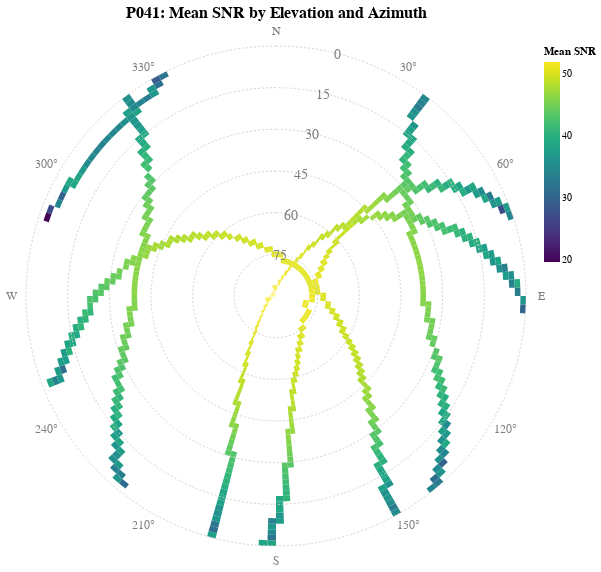

Notebook cell for this chart:
### Markdown cell above
### Polar Heatmap

### Code cell
# The main heatmap of SNR by elevation and azimuth
heatmap = (
    alt.Chart(join_df)
    .mark_arc(tooltip=True)
    .encode(
        alt.Theta(
            "azimuth:Q",
            bin=alt.Bin(maxbins=180),
            scale=alt.Scale(domain=[0, 360]),
        ),
        alt.Radius(
            "elevation:Q",
            bin=alt.Bin(step=2),
            scale=alt.Scale(domain=[90, 0]),  # Zenith at center
        ),
        alt.Color("mean(snr):Q", title="Mean SNR", scale=alt.Scale(scheme="viridis")),
    )
)

# --- Axis Layers ---

# Radial axis (for elevation)
elevation_rings_df = pl.DataFrame({"elevation": [75, 60, 45, 30, 15, 0]})
radius_scale = alt.Scale(domain=[90, 0])

# Concentric circles as gridlines
elevation_rings = (
    alt.Chart(elevation_rings_df)
    .mark_arc(fill=None, stroke="lightgrey", strokeDash=[2, 2])
    .encode(
        theta=alt.value(2 * math.pi),
        radius=alt.Radius("elevation:Q", scale=radius_scale).stack(False),
        detail="elevation:Q",  # Draw a separate arc for each elevation value
    )
)

# Text labels for elevation
elevation_labels = (
    alt.Chart(elevation_rings_df)
    .mark_text(color="grey", align="right", size=14)
    .encode(
        text=alt.Text("elevation:Q", format=".0f"),
        theta=alt.value(math.pi / 12),  # Place labels at 15 degrees
        radius=alt.Radius("elevation:Q", scale=radius_scale),
        detail="elevation:Q",  # Ensure a label for each elevation value
    )
)

# Azimuth axis labels
azimuth_labels_df = pl.DataFrame(
    {
        "azimuth": [0, 30, 60, 90, 120, 150, 180, 210, 240, 270, 300, 330],
        "label": [
            "N",
            "30°",
            "60°",
            "E",
            "120°",
            "150°",
            "S",
            "210°",
            "240°",
            "W",
            "300°",
            "330°",
        ],
    }
)

azimuth_labels = (
    alt.Chart(azimuth_labels_df)
    .mark_text(
        radius=265,  # Place labels just outside the plot
        color="grey",
        size=12,
    )
    .encode(text="label:N", theta=alt.Theta("azimuth:Q"))
)

# Layer all the charts
chart = (
    alt.layer(heatmap, elevation_rings, elevation_labels, azimuth_labels)
    .properties(
        title=f"{station_name}: Mean SNR by Elevation and Azimuth",
        width=500,
        height=500,
    )
    .configure_title(fontSize=16)
)

chart

### Figure 1 — Vega specification as saved in the notebook (floating-point values rounded to 4 significant figures; data arrays with more than 128 entries replaced by an {"elided": "..."} marker saying what was removed)
{"$schema": "https://vega.github.io/schema/vega/v5.json", "data": [{"name": "source_0", "values": {"elided": "743 records"}}, {"name": "source_1", "values": [{"elevation": 75}, {"elevation": 60}, {"elevation": 45}, {"elevation": 30}, {"elevation": 15}, {"elevation": 0}]}, {"name": "source_2", "values": [{"elevation": 75}, {"elevation": 60}, {"elevation": 45}, {"elevation": 30}, {"elevation": 15}, {"elevation": 0}]}, {"name": "source_3", "values": [{"azimuth": 0, "label": "N"}, {"azimuth": 30, "label": "30°"}, {"azimuth": 60, "label": "60°"}, {"azimuth": 90, "label": "E"}, {"azimuth": 120, "label": "120°"}, {"azimuth": 150, "label": "150°"}, {"azimuth": 180, "label": "S"}, {"azimuth": 210, "label": "210°"}, {"azimuth": 240, "label": "240°"}, {"azimuth": 270, "label": "W"}, {"azimuth": 300, "label": "300°"}, {"azimuth": 330, "label": "330°"}]}, {"name": "source_0_color_domain_mean_snr", "values": [{"min": 19.75, "max": 52.0}]}], "signals": [{"name": "layer_0_bin_maxbins_180_azimuth_bins", "value": {"fields": ["azimuth"], "fname": "bin_azimuth", "start": 0.0, "step": 2.0, "stop": 360.0}}, {"name": "layer_0_bin_step_2_elevation_bins", "value": {"fields": ["elevation"], "fname": "bin_elevation", "start": 0.0, "step": 2.0, "stop": 90.0}}], "marks": [{"type": "arc", "name": "layer_0_marks", "from": {"data": "source_0"}, "encode": {"update": {"fill": {"field": "mean_snr", "scale": "color"}, "y": {"signal": "height", "mult": 0.5}, "endAngle": {"field": "bin_maxbins_180_azimuth", "scale": "theta"}, "tooltip": {"signal": "{\"azimuth (binned)\": !isValid(datum[\"bin_maxbins_180_azimuth\"]) || !isFinite(+datum[\"bin_maxbins_180_azimuth\"]) ? \"null\" : format(datum[\"bin_maxbins_180_azimuth\"], \"\") + \" – \" + format(datum[\"bin_maxbins_180_azimuth_end\"], \"\"), \"elevation (binned)\": !isValid(datum[\"bin_step_2_elevation\"]) || !isFinite(+datum[\"bin_step_2_elevation\"]) ? \"null\" : format(datum[\"bin_step_2_elevation\"], \"\") + \" – \" + format(datum[\"bin_step_2_elevation_end\"], \"\"), \"Mean SNR\": format(datum[\"mean_snr\"], \"\")}"}, "startAngle": {"field": "bin_maxbins_180_azimuth_end", "scale": "theta"}, "outerRadius": {"field": "bin_step_2_elevation_end", "scale": "radius"}, "x": {"signal": "width", "mult": 0.5}, "innerRadius": {"field": "bin_step_2_elevation", "scale": "radius"}}}, "style": ["arc"]}, {"type": "arc", "name": "layer_1_marks", "from": {"data": "source_1"}, "encode": {"update": {"strokeDash": {"value": [2, 2]}, "x": {"signal": "width", "mult": 0.5}, "stroke": {"value": "lightgrey"}, "outerRadius": {"field": "elevation", "scale": "radius"}, "innerRadius": {"signal": "scale('radius', domain('radius')[0])"}, "y": {"signal": "height", "mult": 0.5}, "startAngle": {"value": 6.283}, "endAngle": {"value": 0}, "fill": {}}}, "style": ["arc"]}, {"type": "text", "name": "layer_2_marks", "from": {"data": "source_2"}, "encode": {"update": {"align": {"value": "right"}, "x": {"signal": "width", "mult": 0.5}, "fill": {"value": "grey"}, "text": {"signal": "format(datum[\"elevation\"], \".0f\")"}, "radius": {"field": "elevation", "scale": "radius"}, "theta": {"value": 0.2618}, "y": {"signal": "height", "mult": 0.5}, "fontSize": {"value": 14}, "baseline": {"value": "middle"}}}, "style": ["text"]}, {"type": "text", "name": "layer_3_marks", "from": {"data": "source_3"}, "encode": {"update": {"baseline": {"value": "middle"}, "align": {"value": "center"}, "radius": {"value": 265}, "fill": {"value": "grey"}, "theta": {"field": "azimuth", "scale": "theta"}, "x": {"signal": "width", "mult": 0.5}, "y": {"signal": "height", "mult": 0.5}, "text": {"signal": "isValid(datum[\"label\"]) ? datum[\"label\"] : \"\"+datum[\"label\"]"}, "fontSize": {"value": 12}}}, "style": ["text"]}], "scales": [{"name": "theta", "type": "linear", "domain": [0, 360], "range": [0, 6.283], "bins": {"signal": "layer_0_bin_maxbins_180_azimuth_bins"}, "zero": true}, {"name": "radius", "type": "linear", "domain": [90, 0], "range": [0, {"signal": "min(width,height)/2"}], "bins": {"signal": "layer_0_bin_step_2_elevation_bins"}, "zero": false}, {"name": "color", "type": "linear", "domain": [{"signal": "(data(\"source_0_color_domain_mean_snr\")[0] || {}).min"}, {"signal": "(data(\"source_0_color_domain_mean_snr\")[0] || {}).max"}], "range": {"scheme": "viridis"}, "interpolate": "hcl", "zero": false}], "title": {"text": "P041: Mean SNR by Elevation and Azimuth", "frame": "group"}, "style": "view", "height": 500, "background": "white", "config": {"style": {"group-title": {"fontSize": 16}}}, "padding": 5, "width": 500, "legends": [{"title": "Mean SNR", "fill": "color", "gradientLength": {"signal": "clamp(height, 64, 200)"}}]}
